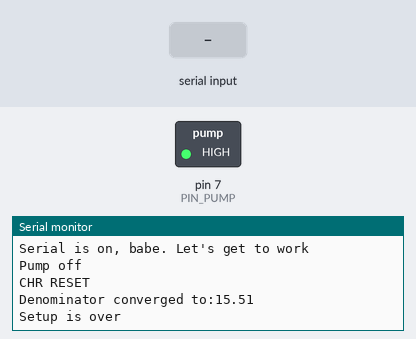
Bench run of a sketch on a simulated Arduino Uno, built with avr-gcc and run on an emulated ATmega328P. On the bench: switched loads named in the sketch (green lamp = pin HIGH), the last lines printed to the serial monitor. The inputs (shaded band) are chosen by the test bench. The local clock reads 2024-03-15 10:24:30 at power-on unless the sketch sets it.

Above: at 1.2 s.
1.3 s: "90,45\n" received over Serial
At 2.9 s:
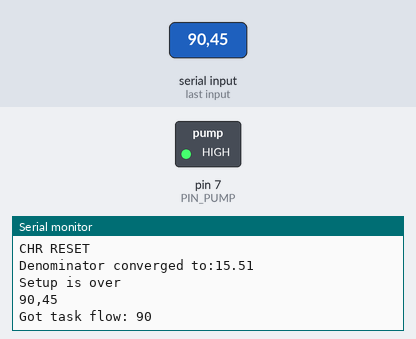
3.8 s: "90,45\n" received over the second serial link
At 5.3 s:
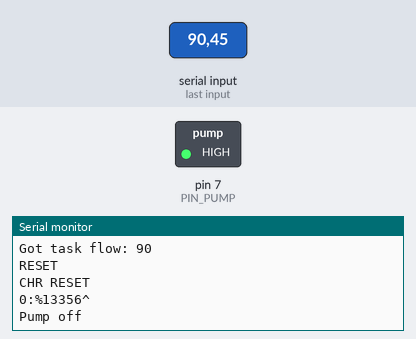
5.6 s: "2\n" received over Serial
At 7.6 s:
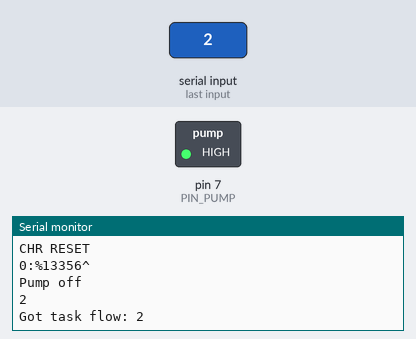

Measured:
- after the input at 1.3 s, the serial monitor: prints a new line after 1.0 s (image 1)
- after the input at 3.8 s, the serial monitor: prints a new line after 0.31 s (image 2)
- after the input at 5.6 s, the serial monitor: prints a new line after 1.0 s (image 3)

The sketch:

main.ino
```cpp
//#include <SD.h> //search #SDCARD for blocks related
#include <RTClib.h>
#include <math.h>
#include <Wire.h>
#include <SoftwareSerial.h>


//Since this code is to be used for several tasks and I cannot compile bloat and push it to ardy MC completely AND I am noob enough to implement it via automated code generation
//neither I am familiar with git submodules nor other stuff that could POTENTIALLY help me, some of the parts are to be commented out or in.
// Use hashtags for the purposes:
// #FLOWCALC, #SDCARD, #CONTROL, #PUMP

//======================= The circuit =======================
// == SoftwareSerial:
// >>>>>>> ACHTUNG: Pinout depends on cable. This pinout is for CONNFLY cable which has rx-tx crossed. Normal cables would not do it <<<<<<
// * RX is digital pin 10(CHANGED TO 8) (connect to TX of other device)
// * TX is digital pin 11(CHANGED TO 9) (connect to RX of other device)
// By the time this comment is written the setup works with this:
// pin8 - orange
// pin9 - red
// == DB9 plug <-> ardy board:
// 5 <-> GND
// 2 <-> D9
// 3 <-> D8
// == RTC <-> ardy board:
// GND <-> GND
// VCC <-> Vin
// SDA <-> A4
// SCL <-> A5
// == SD cardreader <-> ardy board:
// GND  <-> GND
// VCC  <-> 5V
// MISO <-> D12
// MOSI <-> D11
// SCK  <-> D13
// CS   <-> D4
// == LongerPump <-> ardy ( http://www.longerpump.com/index.php/OtherTechnicalArticles/show/152.html )
// 1 <-> +5V* (speed control; 3.3V for slow debug)  [yellow]
// 2 <-> D7 (?on-off switch. Does not work when to +5V?)  [orange]
// 4 <-> GND  [green to 5]
// 5 <-> GND  [black]
//======================= Endof Circuit =======================


SoftwareSerial mySerial(8, 9, true); // RX, TX  //Do not refactor this line. DOn't know what this does and don't know how to hid it in the code
RTC_DS1307 RTC;


#define SCALES_POLL_PERIOD  10 //sec
//also check //const float INTEGRAT_TIME = 100; //sec for configuring averager
#define AVER_PTS  3 //used for tests  //probably obsolete. Watch it, refactor candidate
#define MAXLEN 128  //full buffer length. This is double the number of stored points for averageing //probably obsolete. Watch it, refactor candidate
#define RHO 1.  //Liquid density. With good precision
#define PIN_PUMP 7  //0v for ON state, +5v for OFF state
const int REFILL_DELAY_SEC = 30;  //30 seconds default //obsolete?
const int MIN_TRUSTED_AVERAGE_TIME_SEC = 30;

//2300-800+600
const int MASS_PUMP_ON = 1500; //gr   #PUMP
const int MASS_PUMP_OFF = 2900; //gr  #PUMP
//const int SD_TIME_DELAY_SEC = 30;//30 seconds ACHTUNG WARNING CHANGE TO SOMETHING MORE SANE FOR PROD #SDCARD


void setupSerial(void) {
  // Open serial communications and wait for port to open:
  Serial.begin(57600);
  while (!Serial) {
  }
  Serial.println("Serial is on, babe. Let's get to work");
}

class Scales {
  private:
    long prevRecTime = 0;
    int resultI = -1; //this is the variable where actual mass is stored during two passes of the method
    byte mesLeng = 0; //todo:rename
    int sentRequest = 0;
  public:
    void setupSWSerial() {
      // set the data rate for the SoftwareSerial port
      mySerial.begin(4800);
    }
    int waitGetReading() {
      int result = -1;  //intermediate result that is return value
      //      Serial.println("Reading scales");
      //      long callTime = millis();
      if (millis() - prevRecTime > SCALES_POLL_PERIOD * 1000 ) //DEBUG
      {
        //        Serial.println("Waiting 10 seconds before sending poll command");
        //        delay(10000);
        byte command = 74;
        mySerial.write(command);
        sentRequest = 1;
      }
      if (mySerial.available()) {

        if (millis() - prevRecTime > 1000) {  //this line is magic but nobody cares.. for now.. watch it
          //            Serial.print("Mes leng: ");
          //            Serial.println(mesLeng);  //I will not delete this line. It was used to confirm that datasheet is wrong and message length is variable. Brilliant, devs!
          mesLeng = 0;
          resultI = -1;
        } else {
          mesLeng++;
        }
        prevRecTime = millis();

        byte input = mySerial.read();
        //        Serial.print(mesLeng);
        //        Serial.print(" * ");
        //        Serial.println(input);  //used for debug only
        if (mesLeng == 2 || mesLeng == 7) {
          resultI = input;
          //          Serial.print("lower mass: ");
          //          Serial.println(resultI);
        } else if (mesLeng == 3 || mesLeng == 8) {
          int intput = input;

          result = 256 * intput + resultI;
          if (mesLeng == 8) {
            result = -1; //because the message is repeated two times. I could have inserted check here but not now. TODO later
          }

          //          Serial.print ("Got upper mass: ");
          //          Serial.println(intput);
          //          Serial.print("Got mass: ");
          //          Serial.println(result);
        }
      } else if (sentRequest > 0) {
        if (sentRequest > 1) {  //perhaps looping is too fast for serial to react. Yet it always outputs one error message before receiving the data
          Serial.println("ERROR: NO SCALES RESPONCE");
        } else {
          sentRequest++;
        }
      }
      sentRequest = false;
      //      }
      return (result);
    }
};

/*
   A class to get time readings from RTC that basically does the standsrd millis() but with seconds and RTC-based
*/
class Chronometer { //DO NOT MOVE
  private:
    uint32_t startTime = 0;
  public:
    Chronometer() {
      setupRTC();
      reset();
    }
    void setupRTC(void) {
      Wire.begin();
      RTC.begin();
      if (! RTC.isrunning()) {
        Serial.println("RTC is NOT running!");
        // following line sets the RTC to the date & time this sketch was compiled
        RTC.adjust(DateTime(__DATE__, __TIME__));
      }
    }
    void reset(void) {
      Serial.println("CHR RESET");
      startTime = getSeconds();
    }
    uint32_t curTime() {  //returns seconds
      uint32_t ct ;
      ct = getSeconds() - startTime;
      return (ct);
    }
    uint32_t getSeconds(void) { //unixtime seconds
      DateTime now = RTC.now();
      uint32_t rv = now.unixtime();
      //      Serial.println(rv);
      return rv;
    }
};

float grSecToMlHr(float grSec) {
  float ans = grSecToMlMin(grSec) * 60;
  return ans;
}

float grSecToMlMin(float grSec) {
  float ans = grSec / RHO * 60;
  return ans;
}

//#FLOWCALC
class ExpoAverage {
  private:
    const float INTEGRAT_TIME = 150; //sec
    float MULT = .9;
    float bank = 0.;  //or buffer or average or numerator or whatever you call it. I call it bank today
    float dummy = 0;
    float denom = 1;

  public:
    bool firstPut = true;
    void init() {
      firstPut = true;
      MULT = exp(- SCALES_POLL_PERIOD * 1. / INTEGRAT_TIME);  //I am averaging speeds with equal weights. Exp argument is 1/N where N is the number of readings\calls\points
      //      Serial.print("MULT IS ");
      //      Serial.println(MULT);
      float sum = 0;
      float prevSum = -1;
      while (sum != prevSum) {
        prevSum = sum;
        sum = sum * MULT + 1;
      }
      denom = sum;
      Serial.print ("Denominator converged to:");
      Serial.println(denom);
    }
    void add(int dt, int dm) {
      if (dt <= 0 || dt > 100) {  //magic constant 100. Used to deal with millis overflow. May fail though
        //        Serial.println("Insertion rejected");
        return;
      } else {
        Serial.print(dt);
        Serial.print(" dt accepted dm ");
        Serial.println(dm);
        float dmbydt = 1.* dm / dt;
        if (firstPut) { //for faster converge
          Serial.println("Averager starting now");
          bank = dmbydt * denom;
          firstPut = false;
        } else {  //for the rest of our lives
          dummy = dummy * MULT + 1;
          bank = bank * MULT + dmbydt;
          //          Serial.print (bank);
          //          Serial.print(" BANK and DENOM ");
          //          Serial.println(denom);
        }
      }
    }
    float getTrustRate() {
      return (dummy / denom);
    }
    float getAver() {
      return bank / denom;
    }
    void reset() {
      dummy = 0;  //to avoid bad transitional effects
      firstPut = true;
    }
};
//ENDOF #FLOWCALC

/*
  //#SDCARD
  class SDCard {
  private :
    String filenam;
    const int chipSelect = 4;
    int lineCount = -1;
    const int MAXLINES = 3000;

  public:
    SDCard () {
      init();
      filenam = "err.txt";
    }
    void init() {
      Serial.print("Ini SD");

      // see if the card is present and can be initialized:
      if (!SD.begin(chipSelect)) {
        Serial.println("Card failed");
        // don't do anything more:
        return;
      }
      Serial.println("card initialized.");
    }
    void checkOFAndWrite(String seconds, int mass) {
      Serial.println("Check and write " );
      Serial.println(seconds);
      Serial.println(mass);

      String toWrite = seconds + " " + String(mass);
      Serial.println(toWrite);
      //      Serial.println(seconds);
      Serial.println(filenam );

      if ((lineCount == -1 || lineCount == MAXLINES || filenam == "" || filenam == ".txt") && seconds != "") {
        filenam = seconds.substring(2) + ".txt";
        Serial.println(filenam);
      }
      if (lineCount == -1) {
        lineCount = 0;
      }
      //      checkFileName(seconds);
      write(toWrite);
      lineCount ++;
    }
    //    void checkFileName(String seconds) {
    //      Serial.println(seconds);
    //      Serial.println(filenam == "");
    //      if (lineCount == -1 || lineCount == MAXLINES || filenam == "") {
    //        filenam = seconds + ".txt";
    //        Serial.println(filenam);
    //      }
    //      if (lineCount == -1) {
    //        lineCount = 0;
    //      }
    //    }
    void write(String toWrite) {
      File dataFile = SD.open(filenam , FILE_WRITE);
      // if the file is available, write to it:
      if (dataFile) {
        dataFile.println(toWrite);
        dataFile.close();
      }
      // if the file isn't open, pop up an error:
      else {
        Serial.println("ERROR opening " + filenam);
        //        digitalWrite(13, HIGH);
      }
    }
  };
  //#SDCARD endof class
*/

//#PUMP  TODO: add timer condition to poweroff the pump. Perhaps Class wrap would do good here too.
void pumpInit() {
  pinMode(PIN_PUMP, OUTPUT);
  pumpOff();
}
void pumpOn() {
  Serial.println("Pump on");
  digitalWrite(PIN_PUMP, LOW);
}
void pumpOff() {
  Serial.println("Pump off");
  digitalWrite(PIN_PUMP, HIGH);
}

void pumpControl(int currentMass) {
  if (currentMass < 0) {
    return ;
  }
  if (currentMass < MASS_PUMP_ON) {
    pumpOn();
  }
  if (currentMass > MASS_PUMP_OFF) {  //TODO add panic button or something like that
    pumpOff();
  }
}
bool pumpIsOn() {
  return !digitalRead(PIN_PUMP);  //not tested. No reason to worry
}
//ENDOF #PUMP

Scales *scales ; //DO NOT MOVE. Or it will not init
Chronometer *chr;
//LinReg *lr;
ExpoAverage *ea;
//SDCard *sd; //#SDCARD
int prevMass = 0;
long prevRecalcTime;  //msec
long refillEnd;
long prevMassTime;//sec
int requiredFlow  = 0;
long nextSDTime;


void setup() {
  //  pinMode(LED_BUILTIN, OUTPUT);
  setupSerial();
  if (MASS_PUMP_ON > MASS_PUMP_OFF) { //todo: pump handling
    while (true) {
      Serial.print("ASSERT FAILED. BAD MASS PUMP SETTINGS");
    }
  }
  pumpInit();//#PUMP
  scales = new Scales();
  scales -> setupSWSerial();
  chr = new Chronometer();
  chr -> setupRTC();
  ea = new ExpoAverage();
  ea -> init(); //todo make expoaverage calculate multiplier dependent on needed time constant and whatever else if it has not been done already
  //  sd = new SDCard();  //#SDCARD
  //  nextSDTime = millis() + SD_TIME_DELAY_SEC * 1000; //#SDCARD

  prevRecalcTime = millis();
  refillEnd = millis();
  prevMassTime = chr->curTime();

  Serial.println("Setup is over");
  Serial.println();
}

void loop() { // run over and over
  if (0xFFFFFFFF - millis() < 5000) { //Happy Millenium!
    delay(6000);  //Wait for it
    setup();  //Start a new life
  }


  int curMass = scales->waitGetReading();
  if (curMass != -1) {
    if (curMass > prevMass) {
      Serial.println("RESET");
      chr->reset();
      ea->reset();  //there are two points of reset in the code
      refillEnd = millis() + REFILL_DELAY_SEC * 1000; //WATCH IT TODO REFACTOR TO INCLUDE PUMPONFLAG #PUMP
    }

    uint32_t curTime = chr->curTime();
    if (curTime > 100000) { //perhaps due to disconnect bad big time reading happens. No idea why
      Serial.println("WARNING: BAD TIME RECEIVED. Dropping input");
      //      continue;
    } else {
      Serial.print(curTime);
      Serial.print(":%");
      Serial.print(curMass);
      Serial.println("^");

      if (millis() > refillEnd && !pumpIsOn()) { //WATCH IT TODO REFACTOR TO INCLUDE PUMPONFLAG #PUMP
        ea->add(curTime - prevMassTime, prevMass - curMass);
      } else {
        ea->reset();  //there are two points of reset in the code
      }
      prevMass = curMass;
      prevMassTime = curTime;
      /*
        //      // #SDCARD
        //      if (millis() > nextSDTime && millis() > refillEnd ) { //todo: refactor this to be hidden inside sd class
        //        Serial.println("printing to sd");
        //        nextSDTime = millis() +  SD_TIME_DELAY_SEC * 1000;
        //        //        sd->checkOFAndWrite(String (chr->getSeconds()), chr->curDate(), curMass);
        //        uint32_t secs = chr->getSeconds();
        //        String secsS = String (secs);
        //        sd->checkOFAndWrite(secsS, curMass);
        //
        //      } else {
        //        //        Serial.println("waiting for sd");
        //      }
        //ENDOF #SDCARD block
      */
    }
  }
  delay(100);  //DO NOT DELETE. WIthout this delay reading scales does not work. If I don't find a reason it will be reasonable to move it to the scales class. TODO, watch it

  if (Serial.available()) {
    String inputS = Serial.readString();
    Serial.println(inputS);
    requiredFlow = inputS.toInt();  //looks pretty ugly, I agree
    Serial.print("Got task flow: ");
    Serial.println(requiredFlow);
  }
  /**
    this block is needed for realtime flow control. Commented out for soujas sd card logger to save space because MC is glitching heavily
  */
  //#FLOWCALC
  int points = 30;
  //  if (millis() - prevRecalcTime > 4000 && lr->enoughPoints(points)) { //removed commented-out section with averaging with diffeent points value. FOr certain reason adding those method calls resulted in complete mess of linear regressor work. Check git if you want to play with it
  if (millis() - prevRecalcTime > 10000 ) { //removed commented-out section with averaging with diffeent points value. FOr certain reason adding those method calls resulted in complete mess of linear regressor work. Check git if you want to play with it

    Serial.print("Coeff is [ml/hour] :$");
    prevRecalcTime = millis();
    float mlPerHr = grSecToMlHr(ea->getAver());
    Serial.print(mlPerHr);
    Serial.println("^");
    Serial.print("Trust rate: @");
    float tr = ea->getTrustRate();
    Serial.print(tr);
    Serial.println("^");
    //UNCOMMENT THIS WHEN #CONTROL IS NEEDED:
    if (tr > .96) { //todo unmagic const
      Serial.print("~");
      Serial.print( requiredFlow / mlPerHr);
      Serial.println("^");
      ea->reset();//WATCH IT TEST IT
    }
  }
  pumpControl(curMass); //#PUMP
};
```
